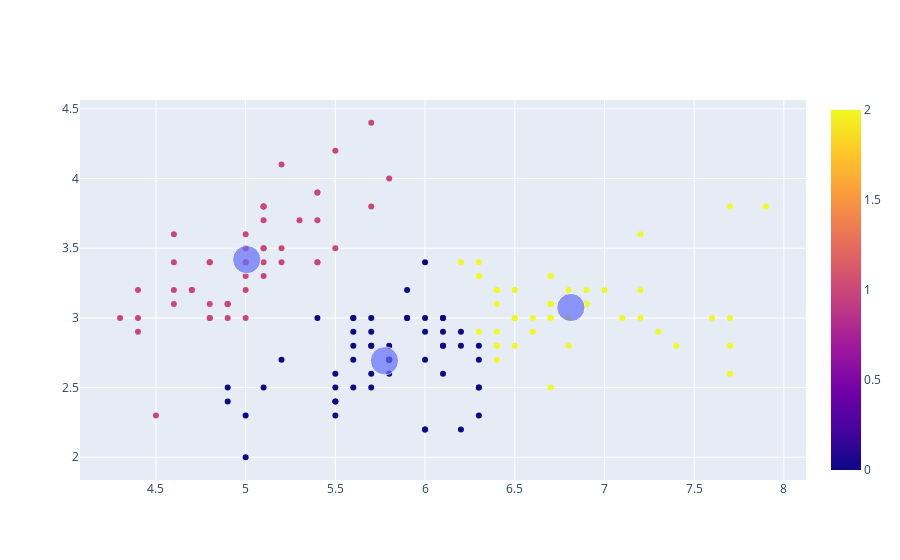

Here is the notebook cell this chart was saved with:
### Code cell
grafico_sepala = px.scatter(x= x_sepala[: ,0], y = x_sepala[:,1], color= label_cluster_sepala)
grafico_centroide_sepala = px.scatter(x= centroides_sepala[:,0], y= centroides_sepala[:,1], size= [7,7,7])
grafico_final_sepala = go.Figure(data= grafico_sepala.data + grafico_centroide_sepala.data)
grafico_final_sepala.show()

### Figure 1 — Plotly figure (JSON) as saved in the notebook; plotly's stock layout.template omitted (floating-point values rounded to 4 significant figures; data arrays with more than 128 entries replaced by an {"elided": "..."} marker saying what was removed)
{"data": [{"hovertemplate": "x=%{x}<br>y=%{y}<br>color=%{marker.color}<extra></extra>", "legendgroup": "", "marker": {"color": {"elided": "150 int values"}, "coloraxis": "coloraxis", "symbol": "circle"}, "mode": "markers", "name": "", "orientation": "v", "showlegend": false, "type": "scatter", "x": {"elided": "150 float values"}, "xaxis": "x", "y": {"elided": "150 float values"}, "yaxis": "y"}, {"hovertemplate": "x=%{x}<br>y=%{y}<br>size=%{marker.size}<extra></extra>", "legendgroup": "", "marker": {"color": "#636efa", "size": [7, 7, 7], "sizemode": "area", "sizeref": 0.0175, "symbol": "circle"}, "mode": "markers", "name": "", "orientation": "v", "showlegend": false, "type": "scatter", "x": [5.774, 5.006, 6.813], "xaxis": "x", "y": [2.692, 3.418, 3.074], "yaxis": "y"}], "layout": {}}
